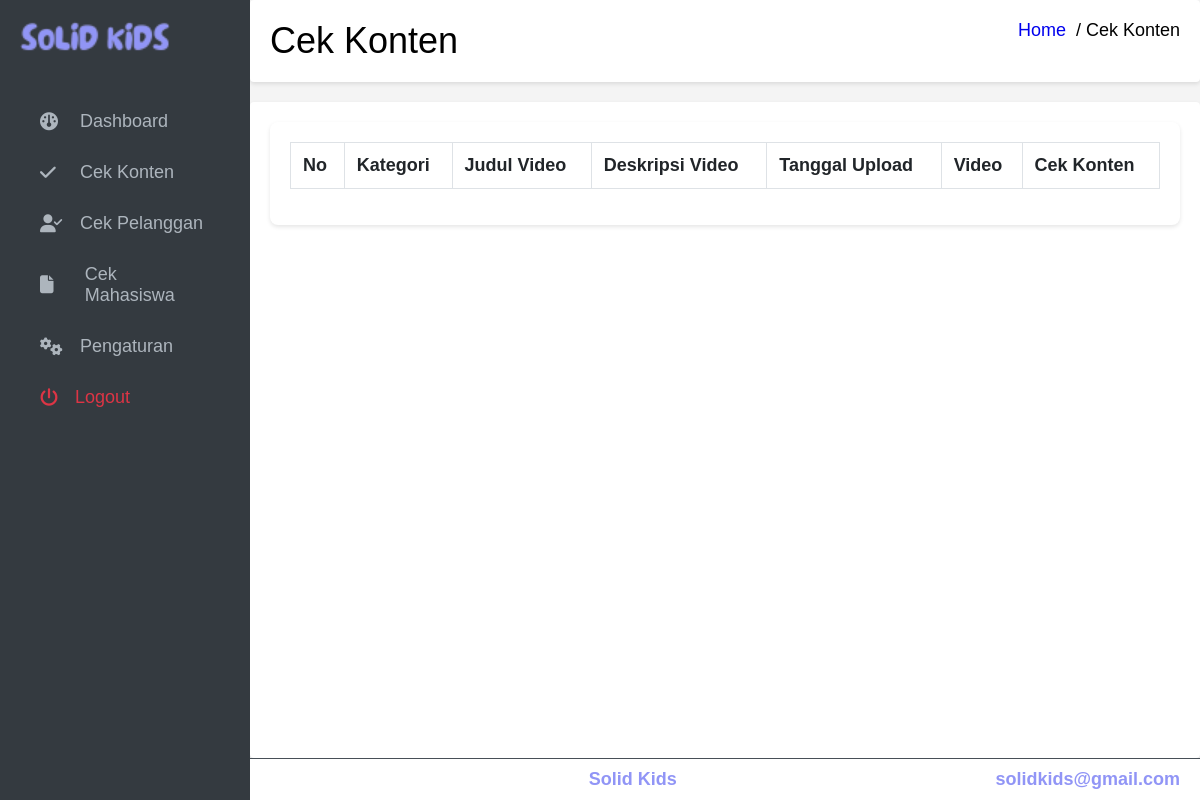
Before: /mahsiswa/cek_konten.php with the older database file.
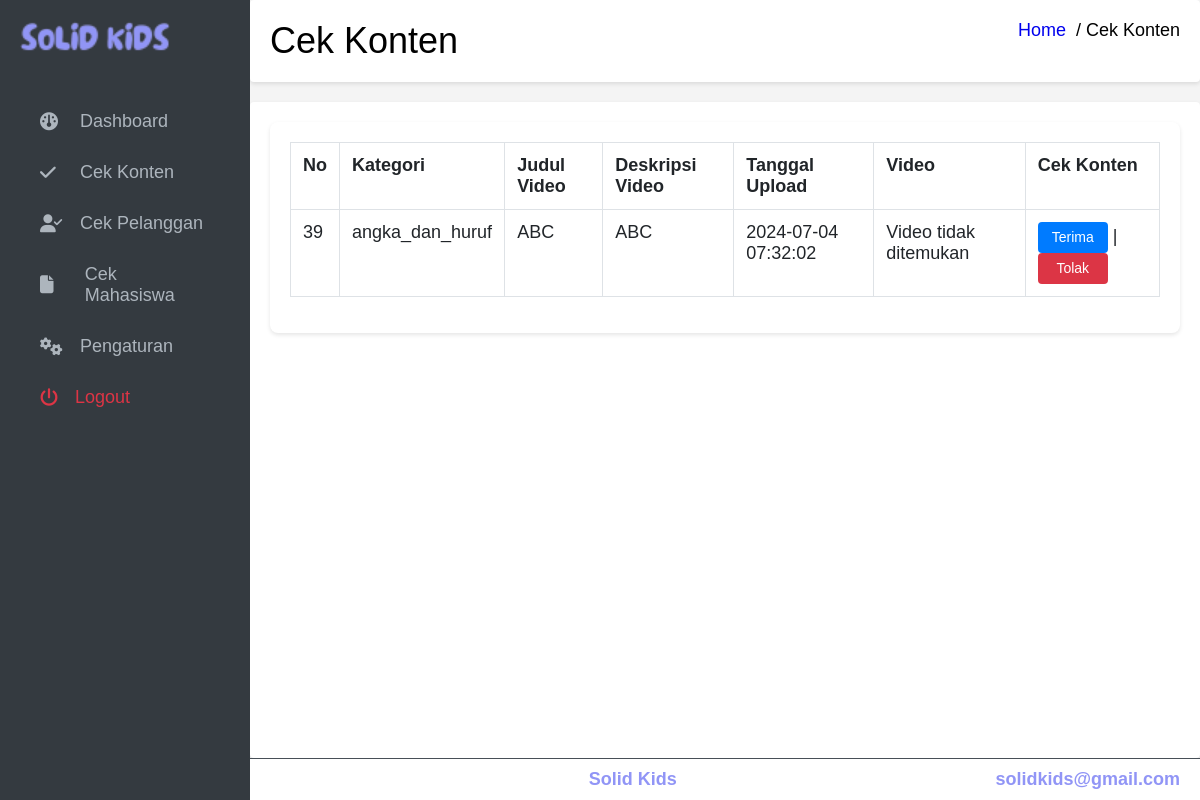
After: the same page with the newer database file.
### tables this page shows
CREATE TABLE `videos` (
  `video_id` int(11) NOT NULL,
  `title` varchar(255) NOT NULL,
  `description` text DEFAULT NULL,
  `upload_date` timestamp NOT NULL DEFAULT current_timestamp(),
  `user_id` int(11) DEFAULT NULL,
  `verified` tinyint(1) NOT NULL DEFAULT 0,
  `video_file` varchar(255) NOT NULL
);

CREATE TABLE `topics` (
  `topic_id` int(11) NOT NULL,
  `name` varchar(100) NOT NULL,
  `description` text DEFAULT NULL
);

### mahsiswa/cek_konten.php (the view, shortened to what this page needs)
<?php
include "../mahsiswa/databasekey.php";
try {
    $pdo = new PDO("mysql:host=$servername;dbname=$dbname", $user, $pass);
    $pdo->setAttribute(PDO::ATTR_ERRMODE, PDO::ERRMODE_EXCEPTION);
    $query = "SELECT videos.*, topics.name AS topic_name FROM videos
              LEFT JOIN video_topics ON videos.video_id = video_topics.video_id
              LEFT JOIN topics ON video_topics.topic_id = topics.topic_id
              WHERE videos.verified = 0";
    $stmt = $pdo->prepare($query);
    $stmt->execute();
    $result = $stmt->fetchAll(PDO::FETCH_ASSOC);
} catch(PDOException $e) {
    die("Koneksi gagal: " . $e->getMessage());
}
?>
<!DOCTYPE html>
<html lang="en">
<head>
    <link rel="stylesheet" href="../css/sidebar.css">
    <link rel="stylesheet" href="../css/style.css">
    <link rel="stylesheet" href="https://cdnjs.cloudflare.com/ajax/libs/font-awesome/6.5.2/css/all.min.css">
</head>
<body>
    <div class="container">
        <?php include '../admin/sidebaradmin.php';?>
        <div class="content">
            <div class="header">
                <div class="row mb-2">
                    <div class="col-sm-6">
                        <h1 class="m-0">Cek Konten</h1>
                    </div>
                    <div class="col-sm-6">
                        <ol class="breadcrumb float-sm-right">
                            <li class="breadcrumb-item"><a href="index_admin.php">Home</a></li>
                            <li class="breadcrumb-item active">Cek Konten</li>
                        </ol>
                    </div>
                </div>
            </div>
            <div class="main">
                <section>
                    <div class="container-fluid">
                        <div class="row">
                            <div class="col-12">
                                <div class="card">
                                    <div class="card-body">
                                        <table id="example2" class="table table-bordered table-hover">
                                            <thead>
                                                <tr>
                                                    <th>No</th>
                                                    <th>Kategori</th>
                                                    <th>Judul Video</th>
                                                    <th>Deskripsi Video</th>
                                                    <th>Tanggal Upload</th>
                                                    <th>Video</th>
                                                    <th>Cek Konten</th>
                                                </tr>
                                            </thead>
                                            <tbody>
                                            <?php foreach ($result as $row): ?>
                                            <tr>
                                                <td><?php echo $row['video_id']; ?></td>
                                                <td><?php echo $row['topic_name']; ?></td>
                                                <td><?php echo $row['title']; ?></td>
                                                <td><?php echo $row['description']; ?></td>
                                                <td><?php echo $row['upload_date']; ?></td>
                                                <td>
                                                <?php if (file_exists($row['video_file'])): ?>
                                                <video width="320" height="240" controls>
                                                <source src="<?php echo $row['video_file']; ?>" type="video/mp4">
                                                Your browser does not support the video tag.
                                                </video>
                                                <?php else: ?>
                                                <p>Video tidak ditemukan</p>
                                                <?php endif; ?>
                                                </td>
                                                <td>
                                                <button class="btn-sm btn-primary" style="width:70px;" onclick="verifyVideo(<?php echo $row['video_id']; ?>)">Terima</button>
                                                |
                                                <button class="btn-sm btn-danger" style="width:70px;" onclick="rejectVideo(<?php echo $row['video_id']; ?>)">Tolak</button>
                                                </td>
                                            </tr>
                                            <?php endforeach; ?>
                                            </tbody>
                                        </table>
                                    </div>
                                </div>
                            </div>
                        </div>
                    </div>
                </section>
            </div>
            <footer>
                <strong> <a href="#">Solid Kids</a></strong>
                <div class="float-right d-none d-sm-inline-block">
                    <a href="#"><b>solidkids@gmail.com</b></a>
                </div>
            </footer>
        </div>
    </div>
</body>
</html>

### admin/sidebaradmin.php (shortened to what this page needs)
<!DOCTYPE html>
<html lang="en">
<head>
    <link rel="stylesheet" href="../css/sidebar.css">
</head>
<body>
<div class="sidebar">
            <div class="brand">
                <img src="../foto/logo4.png" alt="logo">
            </div>
            <nav class="mt-2">
                <ul class="nav nav-pills nav-sidebar flex-column" data-widget="treeview" role="menu"
                    data-accordion="false">
                    <li class="nav-item">
                        <a href="../admin/index_admin.php" class="nav-link">
                            <i class="fa-solid fa-gauge"></i>&nbsp;&nbsp;
                            <p>Dashboard</p>
                        </a>
                    </li>
                    <li class="nav-item">
                        <a href="../mahsiswa/cek_konten.php" class="nav-link">
                            <i class="fa-solid fa-check"></i>&nbsp;&nbsp;
                            <p>Cek Konten</p>
                        </a>
                    </li>
                    <li class="nav-item">
                        <a href="../admin/cek_pelanggan.php" class="nav-link">
                            <i class="fa-solid fa-user-check"></i>&nbsp;&nbsp;
                            <p>Cek Pelanggan</p>
                        </a>
                    </li>
                    <li class="nav-item">
                        <a href="../admin/cek_mahasiswa.php" class="nav-link">
                            <i class="fa-solid fa-file"></i>&nbsp;&nbsp;&nbsp;
                            <p>Cek Mahasiswa</p>
                        </a>
                    </li>
                    <li class="nav-item">
                        <a href="../admin/setting.php" class="nav-link text-">
                            <i class="fa-solid fa-gears"></i>&nbsp;&nbsp;
                            <p>Pengaturan</p>
                        </a>
                    </li>
                    <li class="nav-item">
                        <a href="../logout.php" class="nav-link text-red">
                            <i class="nav-icon fas fa-power-off"></i>&nbsp;
                            <p>Logout</p>
                        </a>
                    </li>
                </ul>
            </nav>
        </div>
</body>
</html>

### css/sidebar.css (style rules this page uses)
body { font-family: "Arial", sans-serif; font-size: 18px; }
.sidebar { width: 250px; height: 100vh; background: #343a40; color: #fff; position: fixed; top: 0; left: 0; display: flex; flex-direction: column; align-items: flex-start; padding: 20px; }
.sidebar .brand img { width: 150px; height: auto; margin-bottom: 20px; }
.sidebar nav { width: 100%; margin-top: 20px; }
.sidebar .nav-item { width: 100%; margin-bottom: 10px; }
.sidebar .nav-link { display: flex; align-items: center; padding: 10px 20px; color: #adb5bd; text-decoration: none; transition: background 0.3s, color 0.3s; width: 100%; }
.sidebar .nav-link i { width: 20px; margin-right: 10px; }
.sidebar .text-red { color: #dc3545; }
li { list-style: none; }

### css/style.css (style rules this page uses)
* { box-sizing: border-box; margin: 0; padding: 0; }
body { font-family: Arial, sans-serif; background-color: #f4f4f4; }
.container { display: flex; min-height: 100vh; }
.content { flex-grow: 1; margin-left: 250px; display: flex; flex-direction: column; }
.header { background-color: #fff; padding: 20px; margin-bottom: 20px; border-radius: 4px; box-shadow: 0 2px 4px rgba(0, 0, 0, 0.1); display: flex; justify-content: space-between; align-items: center; }
.header .row { display: flex; justify-content: space-between; width: 100%; }
.header .breadcrumb { background: none; margin: 0; }
.header h1 { font-weight: normal; }
.header a { text-decoration: none; }
.header .breadcrumb li { list-style: none; display: inline; }
.header .breadcrumb li + li::before { content: "/"; margin: 0 5px; color: #000000; }
.main { flex-grow: 1; background-color: #ffffff; padding: 20px; border-radius: 4px; box-shadow: 0 2px 4px rgba(0, 0, 0, 0.1); }
.card { background: #fff; border-radius: 8px; box-shadow: 0 2px 4px rgba(0, 0, 0, 0.1); overflow: hidden; }
.card-body { padding: 20px; }
.table { width: 100%; margin-bottom: 1rem; color: #212529; border-collapse: collapse; }
.table th, .table td { padding: 0.75rem; vertical-align: top; border-top: 1px solid #dee2e6; text-align: left; }
.table-bordered { border: 1px solid #dee2e6; }
.table-bordered th, .table-bordered td { border: 1px solid #dee2e6; }
.btn-sm { padding: 5px 10px; font-size: 0.875rem; line-height: 1.5; border-radius: 4px; border: none; cursor: pointer; }
.btn-primary { background-color: #007bff; color: #fff; }
.btn-danger { background-color: #dc3545; color: #fff; }
footer { background-color: #ffffff; color: #000000; padding: 10px 20px; text-align: center; border-top: 1px solid #474f57; }
footer a { color: #9195f6; text-decoration: none; }
footer .float-right { float: right; }

Changed rows visible on the page:
added videos: video_id "39", topics.name "angka_dan_huruf", title "ABC", description "ABC", upload_date "2024-07-04 07:32:02", shows "Video tidak ditemukan"
